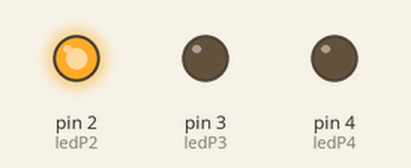
Simulated run of this sketch. Board: Arduino Uno, built with avr-gcc and run on an emulated ATmega328P. On the bench: output pins drawn as LEDs (lit = HIGH).

Above: at 0.2 s.
At 1.2 s:
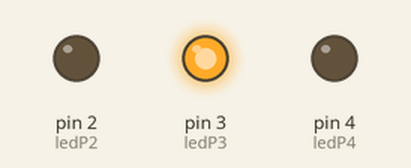
At 2.2 s:
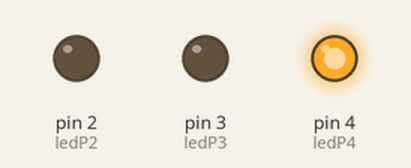
At 5.7 s:
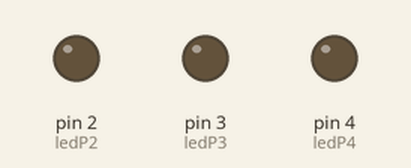
Timing chart, 0 to 6.9 s (numbered marks = the images above):
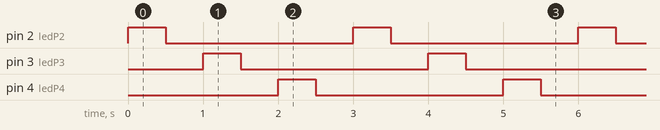

The sketch:

led2.ino
```cpp
int ledP2 = 2;  //Green
int ledP3 = 3;  //Yellow
int ledP4 = 4;  // Red
int leddelay = 500;

void setup()
{
  pinMode(ledP2, OUTPUT);
  pinMode(ledP3, OUTPUT);
  pinMode(ledP4, OUTPUT);
}

void loop()
{
  int i = 2;
  while(i <= 4)
  flash(i++);
}

void flash(int led)
{
    digitalWrite(led, HIGH);
    delay(leddelay);
    digitalWrite(led, LOW);
    delay(leddelay);
}
```

Measured:
- by itself, pin 2 (ledP2), pin 3 (ledP3), pin 4 (ledP4): alternates HIGH for 0.50 s and LOW for 2.5 s
- by itself, everything shown: repeats every 3.0 s, in 6 steps
